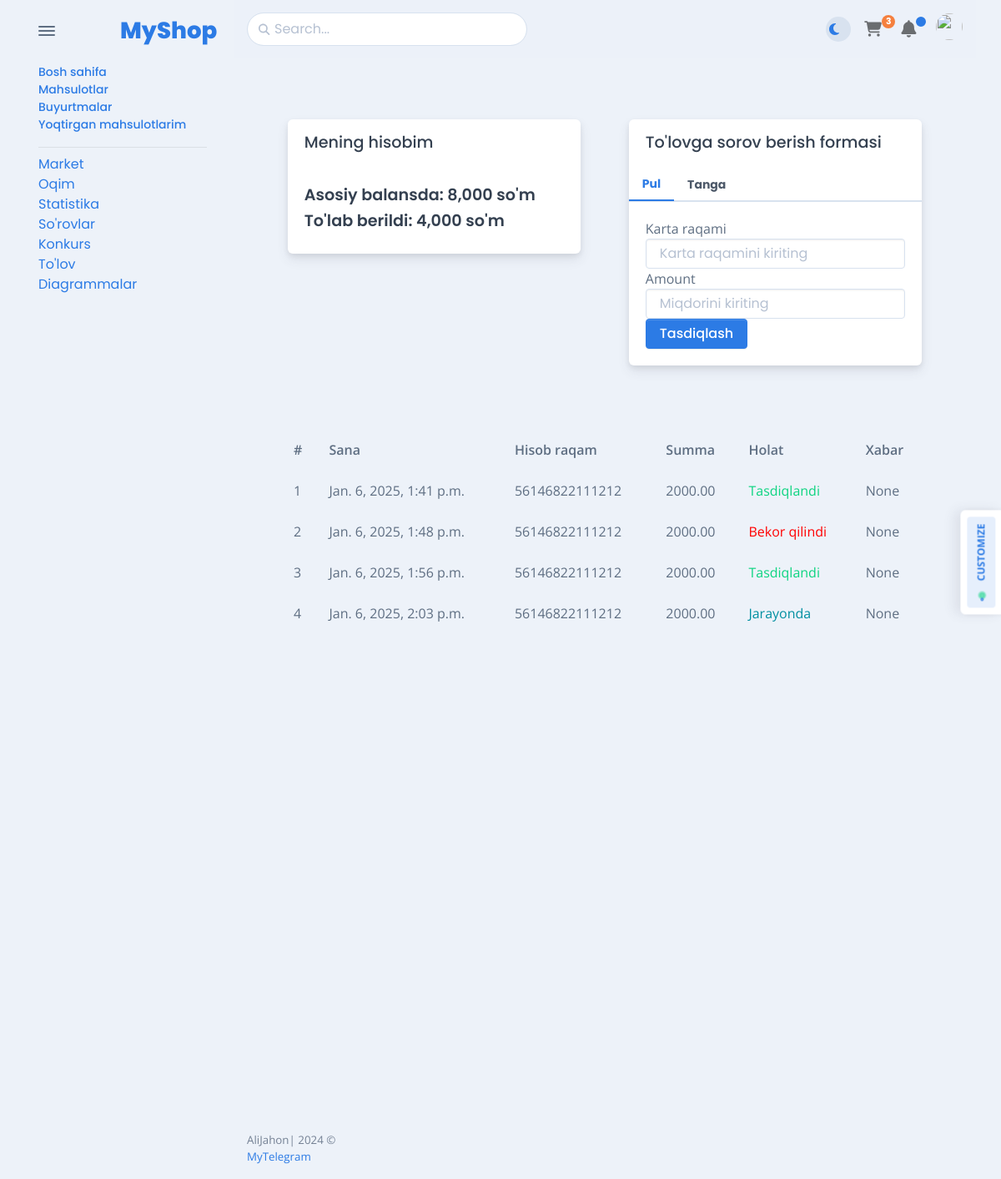
/payment (signed in), run on the app's committed database.
### apps/models.py (models this page shows)
class Payment(Model):
    class StatusChoices(TextChoices):
        in_progress='in_progress','In Progress'
        accepted='accepted','Accepted'
        canceled='canceled','Canceled'
        completed='completed','Completed'
    receiver = ForeignKey(User, on_delete=CASCADE, related_name='receiver')
    amount = DecimalField(max_digits=10, decimal_places=2)
    payment_method = CharField(
        max_length=10, default='money'
    )
    status=CharField(max_length=50, choices=StatusChoices.choices,default=StatusChoices.in_progress)
    message = TextField(null=True)
    card_number = CharField(max_length=50)
    created_at = DateTimeField(auto_now_add=True)
    check_image=ImageField(upload_to='transactions/',null=True)

### apps/views.py (the view, shortened to what this page needs)
# urls.py: path('payment', views.PaymentView.as_view(), name='payment'),
class PaymentView(View):
    def get(self, *args, **kwargs):
        user_transactions=Transaction.objects.filter(user=self.request.user)
        all_sum=0
        for transaction in user_transactions:
            if transaction.payment.status==Payment.StatusChoices.completed:
                all_sum+=transaction.amount
        payments=Payment.objects.filter(receiver=self.request.user)
        context={
            'wishlist_count': Wishlist.objects.filter(user=self.request.user).count(),
            'balance': User.objects.filter(id=self.request.user.id).first().balance,
            'all_sum':all_sum,
            'payments':payments,
        }
        return render(self.request,'apps/utils/payment.html',context)

### templates/apps/utils/payment.html (shortened to what this page needs)
{% extends 'apps/base_include/base.html' %}
{% load humanize %}
{% block main %}
    <div class="card-body">
        <div class="container">
            <br>
            <div class="row">
                <div class="col-sm-6 p-4">
                    <div class="card">
                        <div class="card-header">
                            <h5>Mening hisobim</h5>
                        </div>
                        <div class="card-body">
                            <h5 class="card-title">Asosiy balansda: {{ balance|floatformat:0|intcomma }} so'm</h5>
                            <h5 class="card-title">To'lab berildi: {{ all_sum|floatformat:0|intcomma }} so'm</h5>
                        </div>
                    </div>
                </div>
                <div class="col-sm-6 p-4">
                    <div class="card">
                        <div class="card-header">
                            <h5>To'lovga sorov berish formasi</h5>
                        </div>
                        <nav>
                            <div class="nav nav-tabs" id="nav-tab" role="tablist">
                                <button id="nav-money-tab" class="nav-link active" data-bs-toggle="tab"
                                        data-bs-target="#nav-money" type="button" role="tab" aria-controls="nav-money"
                                        aria-selected="true">Pul
                                </button>
                                <button class="nav-link" id="nav-coin-tab" data-bs-toggle="tab"
                                        data-bs-target="#nav-coin" type="button" role="tab" aria-controls="nav-coin"
                                        aria-selected="false">Tanga
                                </button>
                            </div>
                        </nav>
                        <div class="tab-content" id="nav-tabContent">
                            <div class="tab-pane fade show active" id="nav-money" role="tabpanel"
                                 aria-labelledby="nav-money-tab">
                                <form class="card-body" action="{% url 'payment' %}" method="post">
                                    <div class="form-group">
                                        Karta raqami <input type="text" name="card_number" class="form-control"
                                                            placeholder="Karta raqamini kiriting" maxlength="16"
                                                            required="" id="id_card_number">
                                    </div>
                                    <div class="form-group">
                                        Amount <input type="number" name="amount" class="form-control"
                                                      placeholder="Miqdorini kiriting" required="" id="id_amount">
                                    </div>
                                    <input type="submit" value="Tasdiqlash" class="btn btn-primary">
                                </form>
                            </div>
                        </div>
                    </div>
                </div>
            </div>
            <br>
            <br>
            <div class="table-responsive">
                <table class="table">
                    <thead>
                    <tr>
                        <th scope="col">#</th>
                        <th scope="col">Sana</th>
                        <th scope="col">Hisob raqam</th>
                        <th scope="col">Summa</th>
                        <th scope="col">Holat</th>
                        <th scope="col">Xabar</th>
                    </tr>
                    </thead>
                    <tbody>
                    {% if payments %}
                    	{% for payment in payments %}
                                <tr>
                                    <td class="number">{{ forloop.counter }}</td>
                                    <td class="date">{{ payment.created_at }}</td>
                                    <td class="number">{{payment.card_number }}</td>
                                    <td class="number">{{payment.amount }}</td>
                                    {% if payment.status == payment.StatusChoices.in_progress %}
                                    	<td class="text" style="color: #008fa1;">Jarayonda</td>
                                    {% elif payment.status == payment.StatusChoices.canceled %}
                                        <td class="text" style="color: red;">Bekor qilindi</td>
                                    {% elif payment.status == payment.StatusChoices.accepted %}
                                        <td class="text" style="color: #007aff;">Qabul qilindi</td>
                                    {% elif payment.status == payment.StatusChoices.completed %}
                                        <td class="text" style="color: #0dd481;">Tasdiqlandi</td>
                                    {% endif %}
                                    <td class="text">{{payment.message }}</td>
                                </tr>
                            {% endfor %}
                        {% else %}
                         <tr class="text-center">
                        <th colspan="5"> Hozircha sizda pul yechish sorovlari mavjud emas</th>
                    </tr>
                    {% endif %}
                    </tbody>
                </table>
            </div>
        </div>
    </div>
{% endblock %}

### data on the page
Payment: created_at "Jan. 6, 2025, 1:41 p.m.", card_number "56146822111212", amount "2000.00", status "Tasdiqlandi", message "None"
Payment: created_at "Jan. 6, 2025, 1:48 p.m.", card_number "56146822111212", amount "2000.00", status "Bekor qilindi", message "None"
Payment: created_at "Jan. 6, 2025, 1:56 p.m.", card_number "56146822111212", amount "2000.00", status "Tasdiqlandi", message "None"
Payment: created_at "Jan. 6, 2025, 2:03 p.m.", card_number "56146822111212", amount "2000.00", status "Jarayonda", message "None"

### other printed values
{{ wishlist_count }} "3"
{{ balance|floatformat:0|intcomma }} "8,000"
{{ all_sum|floatformat:0|intcomma }} "4,000"
